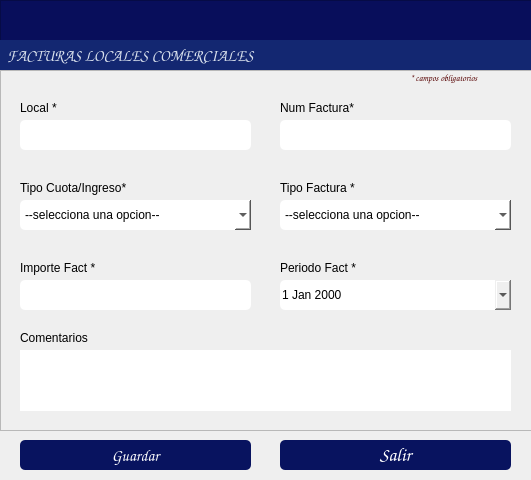
<?xml version="1.0" encoding="UTF-8"?>
<ui version="4.0">
 <class>Dialog</class>
 <widget class="QDialog" name="Dialog">
  <property name="windowModality">
   <enum>Qt::WindowModality::ApplicationModal</enum>
  </property>
  <property name="geometry">
   <rect>
    <x>0</x>
    <y>0</y>
    <width>531</width>
    <height>480</height>
   </rect>
  </property>
  <property name="windowTitle">
   <string/>
  </property>
  <property name="modal">
   <bool>true</bool>
  </property>
  <widget class="QPushButton" name="btnRegistrar">
   <property name="geometry">
    <rect>
     <x>20</x>
     <y>440</y>
     <width>231</width>
     <height>30</height>
    </rect>
   </property>
   <property name="font">
    <font>
     <family>Comic Sans MS</family>
     <pointsize>12</pointsize>
    </font>
   </property>
   <property name="styleSheet">
    <string notr="true">background-color: rgb(8, 19, 95);
color: rgb(255, 255, 255);
border-radius:5px;</string>
   </property>
   <property name="text">
    <string>Guardar</string>
   </property>
   <property name="icon">
    <iconset>
     <normaloff>../iconos/guardar.png</normaloff>../iconos/guardar.png</iconset>
   </property>
   <property name="iconSize">
    <size>
     <width>40</width>
     <height>40</height>
    </size>
   </property>
  </widget>
  <widget class="QPushButton" name="btnSalir">
   <property name="geometry">
    <rect>
     <x>280</x>
     <y>440</y>
     <width>231</width>
     <height>30</height>
    </rect>
   </property>
   <property name="font">
    <font>
     <family>Comic Sans MS</family>
     <pointsize>14</pointsize>
     <bold>false</bold>
    </font>
   </property>
   <property name="styleSheet">
    <string notr="true">background-color: rgb(8, 19, 95);
color: rgb(255, 255, 255);
border-radius:5px;</string>
   </property>
   <property name="text">
    <string>Salir</string>
   </property>
   <property name="icon">
    <iconset>
     <normaloff>../iconos/salir.ico</normaloff>../iconos/salir.ico</iconset>
   </property>
   <property name="iconSize">
    <size>
     <width>30</width>
     <height>30</height>
    </size>
   </property>
  </widget>
  <widget class="QFrame" name="frame_5">
   <property name="geometry">
    <rect>
     <x>0</x>
     <y>0</y>
     <width>681</width>
     <height>71</height>
    </rect>
   </property>
   <property name="maximumSize">
    <size>
     <width>16777215</width>
     <height>16777215</height>
    </size>
   </property>
   <property name="styleSheet">
    <string notr="true">background-color: rgb(8, 14, 91);</string>
   </property>
   <property name="frameShape">
    <enum>QFrame::Shape::StyledPanel</enum>
   </property>
   <property name="frameShadow">
    <enum>QFrame::Shadow::Raised</enum>
   </property>
   <widget class="QLabel" name="label_13">
    <property name="geometry">
     <rect>
      <x>0</x>
      <y>40</y>
      <width>832</width>
      <height>31</height>
     </rect>
    </property>
    <property name="font">
     <font>
      <family>Comic Sans MS</family>
      <pointsize>12</pointsize>
      <bold>true</bold>
     </font>
    </property>
    <property name="styleSheet">
     <string notr="true">color: rgb(255, 255, 255);
background-color: rgb(19, 39, 113);
color: rgb(255, 78, 2);
color: rgb(216, 224, 236);</string>
    </property>
    <property name="text">
     <string>  FACTURAS LOCALES COMERCIALES</string>
    </property>
    <property name="alignment">
     <set>Qt::AlignmentFlag::AlignLeading|Qt::AlignmentFlag::AlignLeft|Qt::AlignmentFlag::AlignVCenter</set>
    </property>
   </widget>
  </widget>
  <widget class="QFrame" name="frame">
   <property name="geometry">
    <rect>
     <x>0</x>
     <y>70</y>
     <width>671</width>
     <height>361</height>
    </rect>
   </property>
   <property name="frameShape">
    <enum>QFrame::Shape::StyledPanel</enum>
   </property>
   <property name="frameShadow">
    <enum>QFrame::Shadow::Raised</enum>
   </property>
   <widget class="QComboBox" name="cmbTipoCuota">
    <property name="geometry">
     <rect>
      <x>20</x>
      <y>130</y>
      <width>231</width>
      <height>30</height>
     </rect>
    </property>
    <property name="styleSheet">
     <string notr="true">background-color: rgb(255, 255, 255);
border-radius:5px;</string>
    </property>
    <item>
     <property name="text">
      <string>--selecciona una opcion--</string>
     </property>
    </item>
    <item>
     <property name="text">
      <string>cuota ordinaria</string>
     </property>
    </item>
    <item>
     <property name="text">
      <string>cuota anual</string>
     </property>
    </item>
    <item>
     <property name="text">
      <string>cuota extraordinaria</string>
     </property>
    </item>
    <item>
     <property name="text">
      <string>cuota anticipada</string>
     </property>
    </item>
    <item>
     <property name="text">
      <string>cuota publicidad</string>
     </property>
    </item>
    <item>
     <property name="text">
      <string>cuota recuperacion servicios</string>
     </property>
    </item>
    <item>
     <property name="text">
      <string>cuota garantia</string>
     </property>
    </item>
    <item>
     <property name="text">
      <string/>
     </property>
    </item>
   </widget>
   <widget class="QTextEdit" name="txtComentarios">
    <property name="geometry">
     <rect>
      <x>20</x>
      <y>280</y>
      <width>491</width>
      <height>61</height>
     </rect>
    </property>
    <property name="styleSheet">
     <string notr="true">border-radius:5px;</string>
    </property>
   </widget>
   <widget class="QLabel" name="label">
    <property name="geometry">
     <rect>
      <x>20</x>
      <y>30</y>
      <width>81</width>
      <height>16</height>
     </rect>
    </property>
    <property name="text">
     <string>Local *</string>
    </property>
   </widget>
   <widget class="QLabel" name="label_6">
    <property name="geometry">
     <rect>
      <x>20</x>
      <y>190</y>
      <width>81</width>
      <height>16</height>
     </rect>
    </property>
    <property name="text">
     <string>Importe Fact *</string>
    </property>
   </widget>
   <widget class="QDateEdit" name="boxDate">
    <property name="geometry">
     <rect>
      <x>280</x>
      <y>210</y>
      <width>231</width>
      <height>30</height>
     </rect>
    </property>
    <property name="styleSheet">
     <string notr="true">border-radius:5px;</string>
    </property>
    <property name="calendarPopup">
     <bool>true</bool>
    </property>
   </widget>
   <widget class="QLabel" name="label_10">
    <property name="geometry">
     <rect>
      <x>20</x>
      <y>260</y>
      <width>71</width>
      <height>16</height>
     </rect>
    </property>
    <property name="text">
     <string>Comentarios</string>
    </property>
   </widget>
   <widget class="QLabel" name="label_12">
    <property name="geometry">
     <rect>
      <x>280</x>
      <y>30</y>
      <width>101</width>
      <height>16</height>
     </rect>
    </property>
    <property name="text">
     <string>Num Factura*</string>
    </property>
   </widget>
   <widget class="QLabel" name="label_7">
    <property name="geometry">
     <rect>
      <x>280</x>
      <y>190</y>
      <width>81</width>
      <height>16</height>
     </rect>
    </property>
    <property name="text">
     <string>Periodo Fact *</string>
    </property>
   </widget>
   <widget class="QLabel" name="label_4">
    <property name="geometry">
     <rect>
      <x>20</x>
      <y>110</y>
      <width>111</width>
      <height>16</height>
     </rect>
    </property>
    <property name="text">
     <string>Tipo Cuota/Ingreso*</string>
    </property>
   </widget>
   <widget class="QLineEdit" name="txtLocal">
    <property name="geometry">
     <rect>
      <x>20</x>
      <y>50</y>
      <width>231</width>
      <height>30</height>
     </rect>
    </property>
    <property name="styleSheet">
     <string notr="true">border-radius:5px;</string>
    </property>
    <property name="readOnly">
     <bool>true</bool>
    </property>
   </widget>
   <widget class="QLineEdit" name="txtImporte">
    <property name="geometry">
     <rect>
      <x>20</x>
      <y>210</y>
      <width>231</width>
      <height>30</height>
     </rect>
    </property>
    <property name="styleSheet">
     <string notr="true">border-radius:5px;</string>
    </property>
   </widget>
   <widget class="QLabel" name="label_3">
    <property name="geometry">
     <rect>
      <x>410</x>
      <y>0</y>
      <width>151</width>
      <height>16</height>
     </rect>
    </property>
    <property name="font">
     <font>
      <family>Comic Sans MS</family>
      <pointsize>7</pointsize>
      <italic>true</italic>
      <bold>true</bold>
     </font>
    </property>
    <property name="styleSheet">
     <string notr="true">color: rgb(85, 0, 0);</string>
    </property>
    <property name="text">
     <string>* campos obligatorios</string>
    </property>
   </widget>
   <widget class="QLabel" name="label_11">
    <property name="geometry">
     <rect>
      <x>280</x>
      <y>110</y>
      <width>91</width>
      <height>16</height>
     </rect>
    </property>
    <property name="text">
     <string>Tipo Factura *</string>
    </property>
   </widget>
   <widget class="QComboBox" name="cmbTipoFact">
    <property name="geometry">
     <rect>
      <x>280</x>
      <y>130</y>
      <width>231</width>
      <height>30</height>
     </rect>
    </property>
    <property name="styleSheet">
     <string notr="true">background-color: rgb(255, 255, 255);
border-radius:5px;
</string>
    </property>
    <item>
     <property name="text">
      <string>--selecciona una opcion--</string>
     </property>
    </item>
    <item>
     <property name="text">
      <string>Ingreso</string>
     </property>
    </item>
    <item>
     <property name="text">
      <string>Nota Credito</string>
     </property>
    </item>
    <item>
     <property name="text">
      <string>Egreso</string>
     </property>
    </item>
   </widget>
   <widget class="QLineEdit" name="txtNumFact">
    <property name="geometry">
     <rect>
      <x>280</x>
      <y>50</y>
      <width>231</width>
      <height>30</height>
     </rect>
    </property>
    <property name="styleSheet">
     <string notr="true">border-radius:5px;</string>
    </property>
   </widget>
  </widget>
 </widget>
 <resources/>
 <connections/>
</ui>
